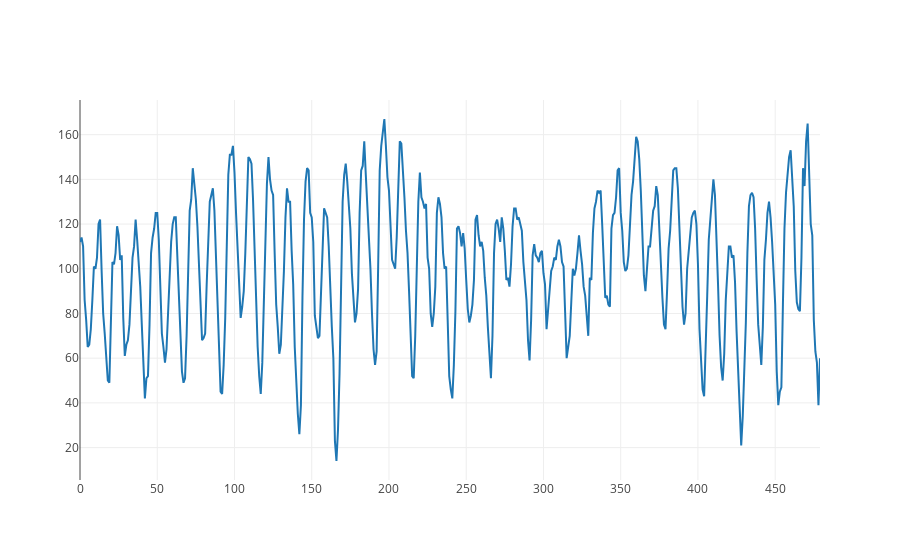
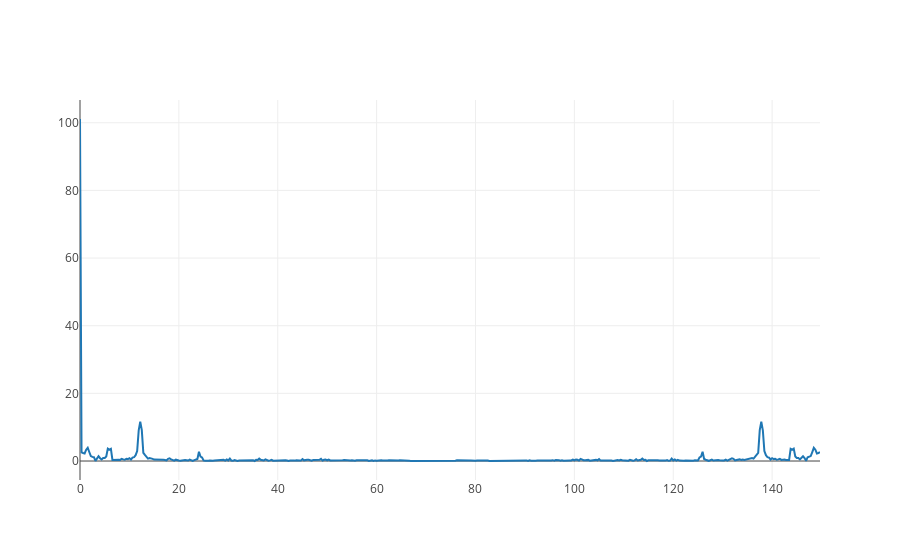

Source (notebook cell) for these figures, in order:
### Code cell
import requests
import datetime
import matplotlib.pyplot as plt
# import plotly.graph_objects as go
import plotly.offline as py
import plotly
from plotly.offline import init_notebook_mode
from plotly import graph_objs as go
plotly.offline.init_notebook_mode(connected=True)

py.init_notebook_mode(connected=True)
import numpy as np

#serie de mares de ubatuba em 1981
link = "https://www.ime.usp.br/~pam/h-ubatuba81"
f = requests.get(link)

Fs = 150.0;  # sampling rate
Ts = 1.0/Fs; # sampling interval

a = f.text.split("\n")
a = a[:-1]
a = list(map(int, a))

n = len(a) # length of the signal

x = np.arange(n)
y = np.asarray(a)

T = n/Fs

frq = x/T

data=[go.Scatter(x=x, y=y, mode='lines')]
py.iplot(data)

Y = np.fft.fft(y)/n

data=[go.Scatter(x=frq, y=abs(Y), mode='lines')]
py.iplot(data)

### Figure 1 — Plotly figure (JSON) as saved in the notebook; plotly's stock layout.template omitted (floating-point values rounded to 4 significant figures; data arrays with more than 128 entries replaced by an {"elided": "..."} marker saying what was removed)
{"data": [{"mode": "lines", "type": "scatter", "uid": "76c8ff73-501b-4d4b-8c5c-19c1f78a03b8", "x": {"elided": "480 int values"}, "y": {"elided": "480 int values"}}], "layout": {}}

### Figure 2 — Plotly figure (JSON) as saved in the notebook; plotly's stock layout.template omitted (floating-point values rounded to 4 significant figures; data arrays with more than 128 entries replaced by an {"elided": "..."} marker saying what was removed)
{"data": [{"mode": "lines", "type": "scatter", "uid": "26ff2401-6b12-4996-914f-93fe20fe5b6f", "x": {"elided": "480 float values"}, "y": {"elided": "480 float values"}}], "layout": {}}
